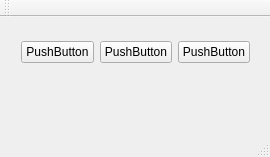
<?xml version="1.0" encoding="UTF-8"?>
<ui version="4.0">
 <class>MainWindow</class>
 <widget class="QMainWindow" name="MainWindow">
  <property name="geometry">
   <rect>
    <x>0</x>
    <y>0</y>
    <width>270</width>
    <height>157</height>
   </rect>
  </property>
  <property name="windowTitle">
   <string>MainWindow</string>
  </property>
  <widget class="QWidget" name="centralWidget">
   <widget class="QWidget" name="horizontalLayoutWidget">
    <property name="geometry">
     <rect>
      <x>10</x>
      <y>10</y>
      <width>251</width>
      <height>51</height>
     </rect>
    </property>
    <layout class="QHBoxLayout" name="horizontalLayout">
     <item>
      <widget class="QPushButton" name="pushButton_3">
       <property name="text">
        <string>PushButton</string>
       </property>
      </widget>
     </item>
     <item>
      <widget class="QPushButton" name="pushButton_2">
       <property name="text">
        <string>PushButton</string>
       </property>
      </widget>
     </item>
     <item>
      <widget class="QPushButton" name="pushButton">
       <property name="text">
        <string>PushButton</string>
       </property>
      </widget>
     </item>
    </layout>
   </widget>
  </widget>
  <widget class="QMenuBar" name="menuBar">
   <property name="geometry">
    <rect>
     <x>0</x>
     <y>0</y>
     <width>270</width>
     <height>25</height>
    </rect>
   </property>
  </widget>
  <widget class="QToolBar" name="mainToolBar">
   <attribute name="toolBarArea">
    <enum>TopToolBarArea</enum>
   </attribute>
   <attribute name="toolBarBreak">
    <bool>false</bool>
   </attribute>
  </widget>
  <widget class="QStatusBar" name="statusBar"/>
 </widget>
 <layoutdefault spacing="6" margin="11"/>
 <resources/>
 <connections/>
</ui>
